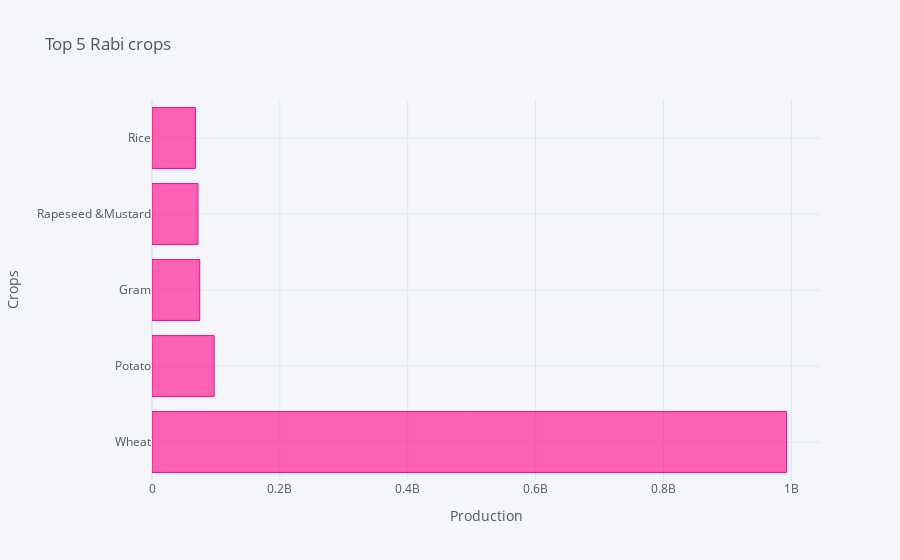

Source (notebook cell):
### Code cell
top5_rabi.iplot(kind = "barh",x = 'crop',y = 'production',xTitle= 'Production',yTitle='Crops',title = 'Top 5 Rabi crops',colors=['pink'])

### Figure 1 — Plotly figure (JSON) as saved in the notebook; plotly's stock layout.template omitted (floating-point values rounded to 4 significant figures)
{"data": [{"marker": {"color": "rgba(255, 0, 136, 0.6)", "line": {"color": "rgba(255, 0, 136, 1.0)", "width": 1}}, "name": "production", "orientation": "h", "text": "", "type": "bar", "x": [992600000.0, 97210000.0, 74660000.0, 71910000.0, 67896685], "y": ["Wheat", "Potato", "Gram", "Rapeseed &Mustard", "Rice"]}], "layout": {"legend": {"bgcolor": "#F5F6F9", "font": {"color": "#4D5663"}}, "paper_bgcolor": "#F5F6F9", "plot_bgcolor": "#F5F6F9", "title": {"font": {"color": "#4D5663"}, "text": "Top 5 Rabi crops"}, "xaxis": {"gridcolor": "#E1E5ED", "showgrid": true, "tickfont": {"color": "#4D5663"}, "title": {"font": {"color": "#4D5663"}, "text": "Production"}, "zerolinecolor": "#E1E5ED"}, "yaxis": {"gridcolor": "#E1E5ED", "showgrid": true, "tickfont": {"color": "#4D5663"}, "title": {"font": {"color": "#4D5663"}, "text": "Crops"}, "zerolinecolor": "#E1E5ED"}}}
